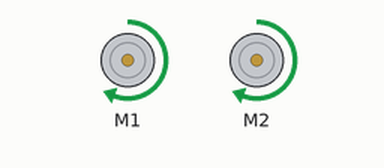
The sketch below on a simulated Arduino Uno, built with avr-gcc and run on an emulated ATmega328P. On the bench: 2 × DC motor (green arrow = forward, orange = backward, longer = faster).

Above: at 0.1 s.
At 7.0 s:
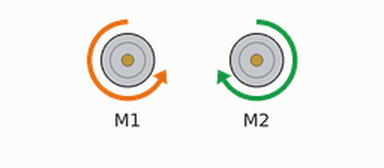
At 15.1 s:
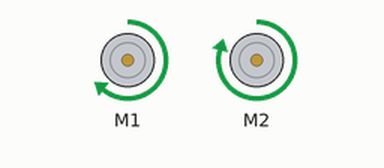
At 36.2 s:
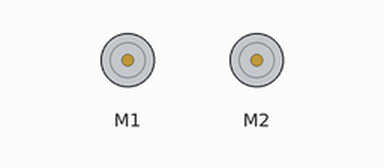
Timing chart, 0 to 39.7 s (numbered marks = the images above):
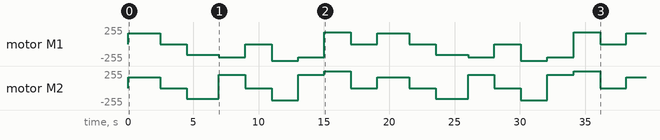

Measured:
- by itself, motor M1: stopped → forward 160/255 at 0.00 s, → stopped 2.5 s later, → backward 160/255 2.0 s later, → backward 200/255 2.5 s later, … (19 changes in this stretch)

The sketch:

mbot_vehicle_control_test.ino
```cpp
/**
Functions used from the Makeblock libraries
Author: Sangit Sasidhar
**/

#include "MeMCore.h"


#define MOTOR_INTERVAL      20
#define NORMALSPEED           200
#define TURNINGSPEED          160
#define FASTER_WHEEL_SPEED    250
#define SLOWER_WHEEL_SPEED    180
#define SERIAL_MONITOR_ACTIVATE 1 /* Set to 1 to use the serial monitor; set to 0 to disable the serial monitor  */
#define NUDGING_THRES_DIST    4 // between 4 to 9 cm
#define NINETY_DEGREE_TIME    470 // time taken (in ms) to get 90 degree turn

MeDCMotor motorL(M1);
MeDCMotor motorR(M2);

void stopMotor()
{
  motorL.run(0);
  motorR.run(0);
  delay(MOTOR_INTERVAL);
}

void moveForward()
{
  motorL.run(-NORMALSPEED);
  motorR.run(NORMALSPEED);
  delay(MOTOR_INTERVAL);
}

void turnRight()
{
  motorL.run(-TURNINGSPEED);
  motorR.run(-TURNINGSPEED);
  delay(NINETY_DEGREE_TIME);
}

void turnLeft()
{
  motorL.run(TURNINGSPEED);
  motorR.run(TURNINGSPEED);
  delay(NINETY_DEGREE_TIME);
}

void nudgeLeft()
{
  motorL.run(SLOWER_WHEEL_SPEED);
  motorR.run(FASTER_WHEEL_SPEED);
  delay(MOTOR_INTERVAL);
}

void nudgeRight()
{
  motorL.run(-FASTER_WHEEL_SPEED);
  motorR.run(-SLOWER_WHEEL_SPEED);
  delay(MOTOR_INTERVAL);
}

void setup()
{
  if(SERIAL_MONITOR_ACTIVATE)
    Serial.begin(9600);
}


void loop()
{
    turnLeft();
    delay(2000);
    stopMotor();
    delay(2000);
    turnRight();
    delay(2000);
    moveForward();
    delay(2000);
    stopMotor();
    delay(2000);
    nudgeRight();
    delay(2000);
    moveForward();
    delay(2000);
    nudgeLeft();
    delay(2000);
    stopMotor();
    delay(2000);
}
```
